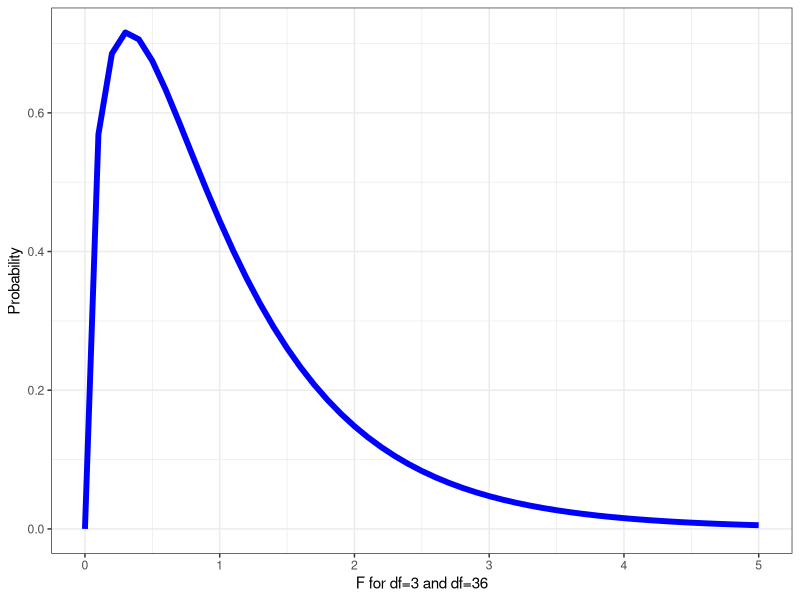

Source code (R): (Note: this script raises an error after producing the figure.)
## ---- chunk 1
#----------------------------------------------------------------
# RUN THE FRAGMENT BETWEEN LINES BEFORE COMPILING MARKDOWN
# to configure markdown parsing
options(markdown.extensions = 
          c("no_intra_emphasis",# skip markdown embedded in words
            "tables",           # create HTML tables
            "fenced_code",      # treat text as verbatim when surrounded with begin and ending lines with three ~ or ' characters.
            "autolink",         # create HTML links from urls and email addresses.
            "strikethrough",    # create strikethroughs by surrounding text with ~~.
            "lax_spacing",      # allow HTML tags inside paragraphs without being surrounded by newlines.
            "space_headers",    # add a space between header hashes and the header itself.
            "latex_math"))      # transforms all math equations into syntactically correct MathJax equations.
#--------------------------------------------------------------
# output options
options(width = 90, # set the maximum number of columns on a line
        scipen = 6, # fixed notation of floating point numbers, unless it is more than scipen digits wider, else - exponential notation
        digits = 4) # the number of digits to print when printing numeric values

# to render cyrillics in plots use cairo pdf
options(device = function(file, width = 7, height = 7, ...) {
  cairo_pdf(tempfile(), width = width, height = height, ...)
  })

# chunk default options
library(knitr)
opts_chunk$set(
#   fig.align='center',  # default figure alignment
               warnings = FALSE,
               message = FALSE,
               fig.width = 10,      # default figure width
               fig.height = 6)      # default figure height

# this allows for code formatting inline
knit_hooks$set(inline = function(x) {
   if (is.numeric(x)) return(knitr:::format_sci(x, 'latex'))
   x = as.character(x)
   h = knitr:::hilight_source(x, 'latex', list(prompt = FALSE, 
                                               size='normalsize', 
                                               highlight = FALSE))
   h = gsub("([_#$%&])", "\\\\\\1", h)
   h = gsub('(["\'])', '\\1{}', h)
   gsub('^\\\\begin\\{alltt\\}\\s*|\\\\end\\{alltt\\}\\s*$', '', h)})

## ---- chunk 2
library(ggplot2)
theme_set (theme_bw())
ggplot(data.frame(x=seq(0,5,0.1), y=df(seq(0,5,0.1), 3, 36)), aes (x=x, y=y)) + geom_line (size = 2, color = "blue") + xlab("F for df=3 and df=36") + ylab ("Probability") 
## ---- chunk 3
pesch <- read.csv("pesch.csv", header=TRUE, sep=";")
head(pesch)
## ---- chunk 4
options(digits=4)
log_pesch <- pesch
log_pesch[,3:ncol(pesch)] <- log(pesch[,3:ncol(pesch)] +1)
head(log_pesch)
## ---- chunk 5
library(ggplot2)
#dist_pesch <- vegdist(log_pesch[,3:ncol(pesch)], method="euclidian")
mds_pesch <- metaMDS(log_pesch[,3:ncol(pesch)], distance="euclidian")
mds_pesch <- as.data.frame(mds_pesch$points)
mds_pesch$Species <- pesch$Species
pl_pesch <- ggplot(mds_pesch, aes(x=MDS1, y=MDS2, colour=Species))
## ---- chunk 6
pl_pesch + geom_point(size=5)
## ---- chunk 7
library(vegan)
permanova_pesch <- adonis(log_pesch[3:9] ~ log_pesch$Species, method="euclidean")
permanova_pesch
## ---- chunk 8
dist_pesch <- vegdist(log_pesch[,3:ncol(pesch)], method ="euclidian")
PCO_pesch <- betadisper(dist_pesch, log_pesch$Species)
## ---- chunk 9
library(graphics)
plot(PCO_pesch)
## ---- chunk 10
anova(PCO_pesch)
## ---- chunk 11
boxplot(PCO_pesch)
## ---- chunk 12
library(ggplot2)
#dist_pesch <- vegdist(log_pesch[,3:ncol(pesch)], method="euclidian")
mds_pesch <- metaMDS(log_pesch[,3:ncol(pesch)], distance="euclidian")
mds_pesch <- as.data.frame(mds_pesch$points)
mds_pesch$Species <- pesch$Species
pl_pesch <- ggplot(mds_pesch, aes(x=MDS1, y=MDS2, colour=Species))
pl_pesch + geom_point(size=5)
## ---- chunk 13
pair <- combn(unique(as.character(log_pesch$Species)), 2)
ncomb <- dim(pair)[2]
x <- log_pesch[, -c(1:2)]
y <- log_pesch$Species
for (i in 1:ncomb) {
  filter <- y %in% pair[, i]
  posthoc <- adonis(x[filter, ] ~ y[filter], method = "euclidean")$aov.tab$Pr[1]
  cat(pair[, i], ": p = ", posthoc, "\n", sep = " ")
}
## ---- chunk 14
simper_pesch <- simper(log_pesch[, 3:9], log_pesch$Species, permutations = 999)
summary(simper_pesch)
## ---- chunk 15
log_pesch2 <- log_pesch[log_pesch$Species != "zhirnokhvost", ]
## ---- chunk 16
twofact_pesch <- adonis(log_pesch2[,3:ncol(pesch)] ~ log_pesch2$Gender * log_pesch2$Species, method="euclidian")

twofact_pesch
## ---- chunk 17
nested_pesch <- adonis(log_pesch2[,3:ncol(pesch)] ~  log_pesch2$Gender, strata = log_pesch2$Species, method="euclidian")

nested_pesch
## ---- chunk 18
com <- read.csv("simulated_data.csv", sep=',', header = T)

# Ошибочный дизай
com_permanova <- adonis(com [,1:2] ~ com$NO3)

# Правильный дизайн
com_permanova2 <- adonis(com [,1:2] ~ com$NO3, strata = com$field)
